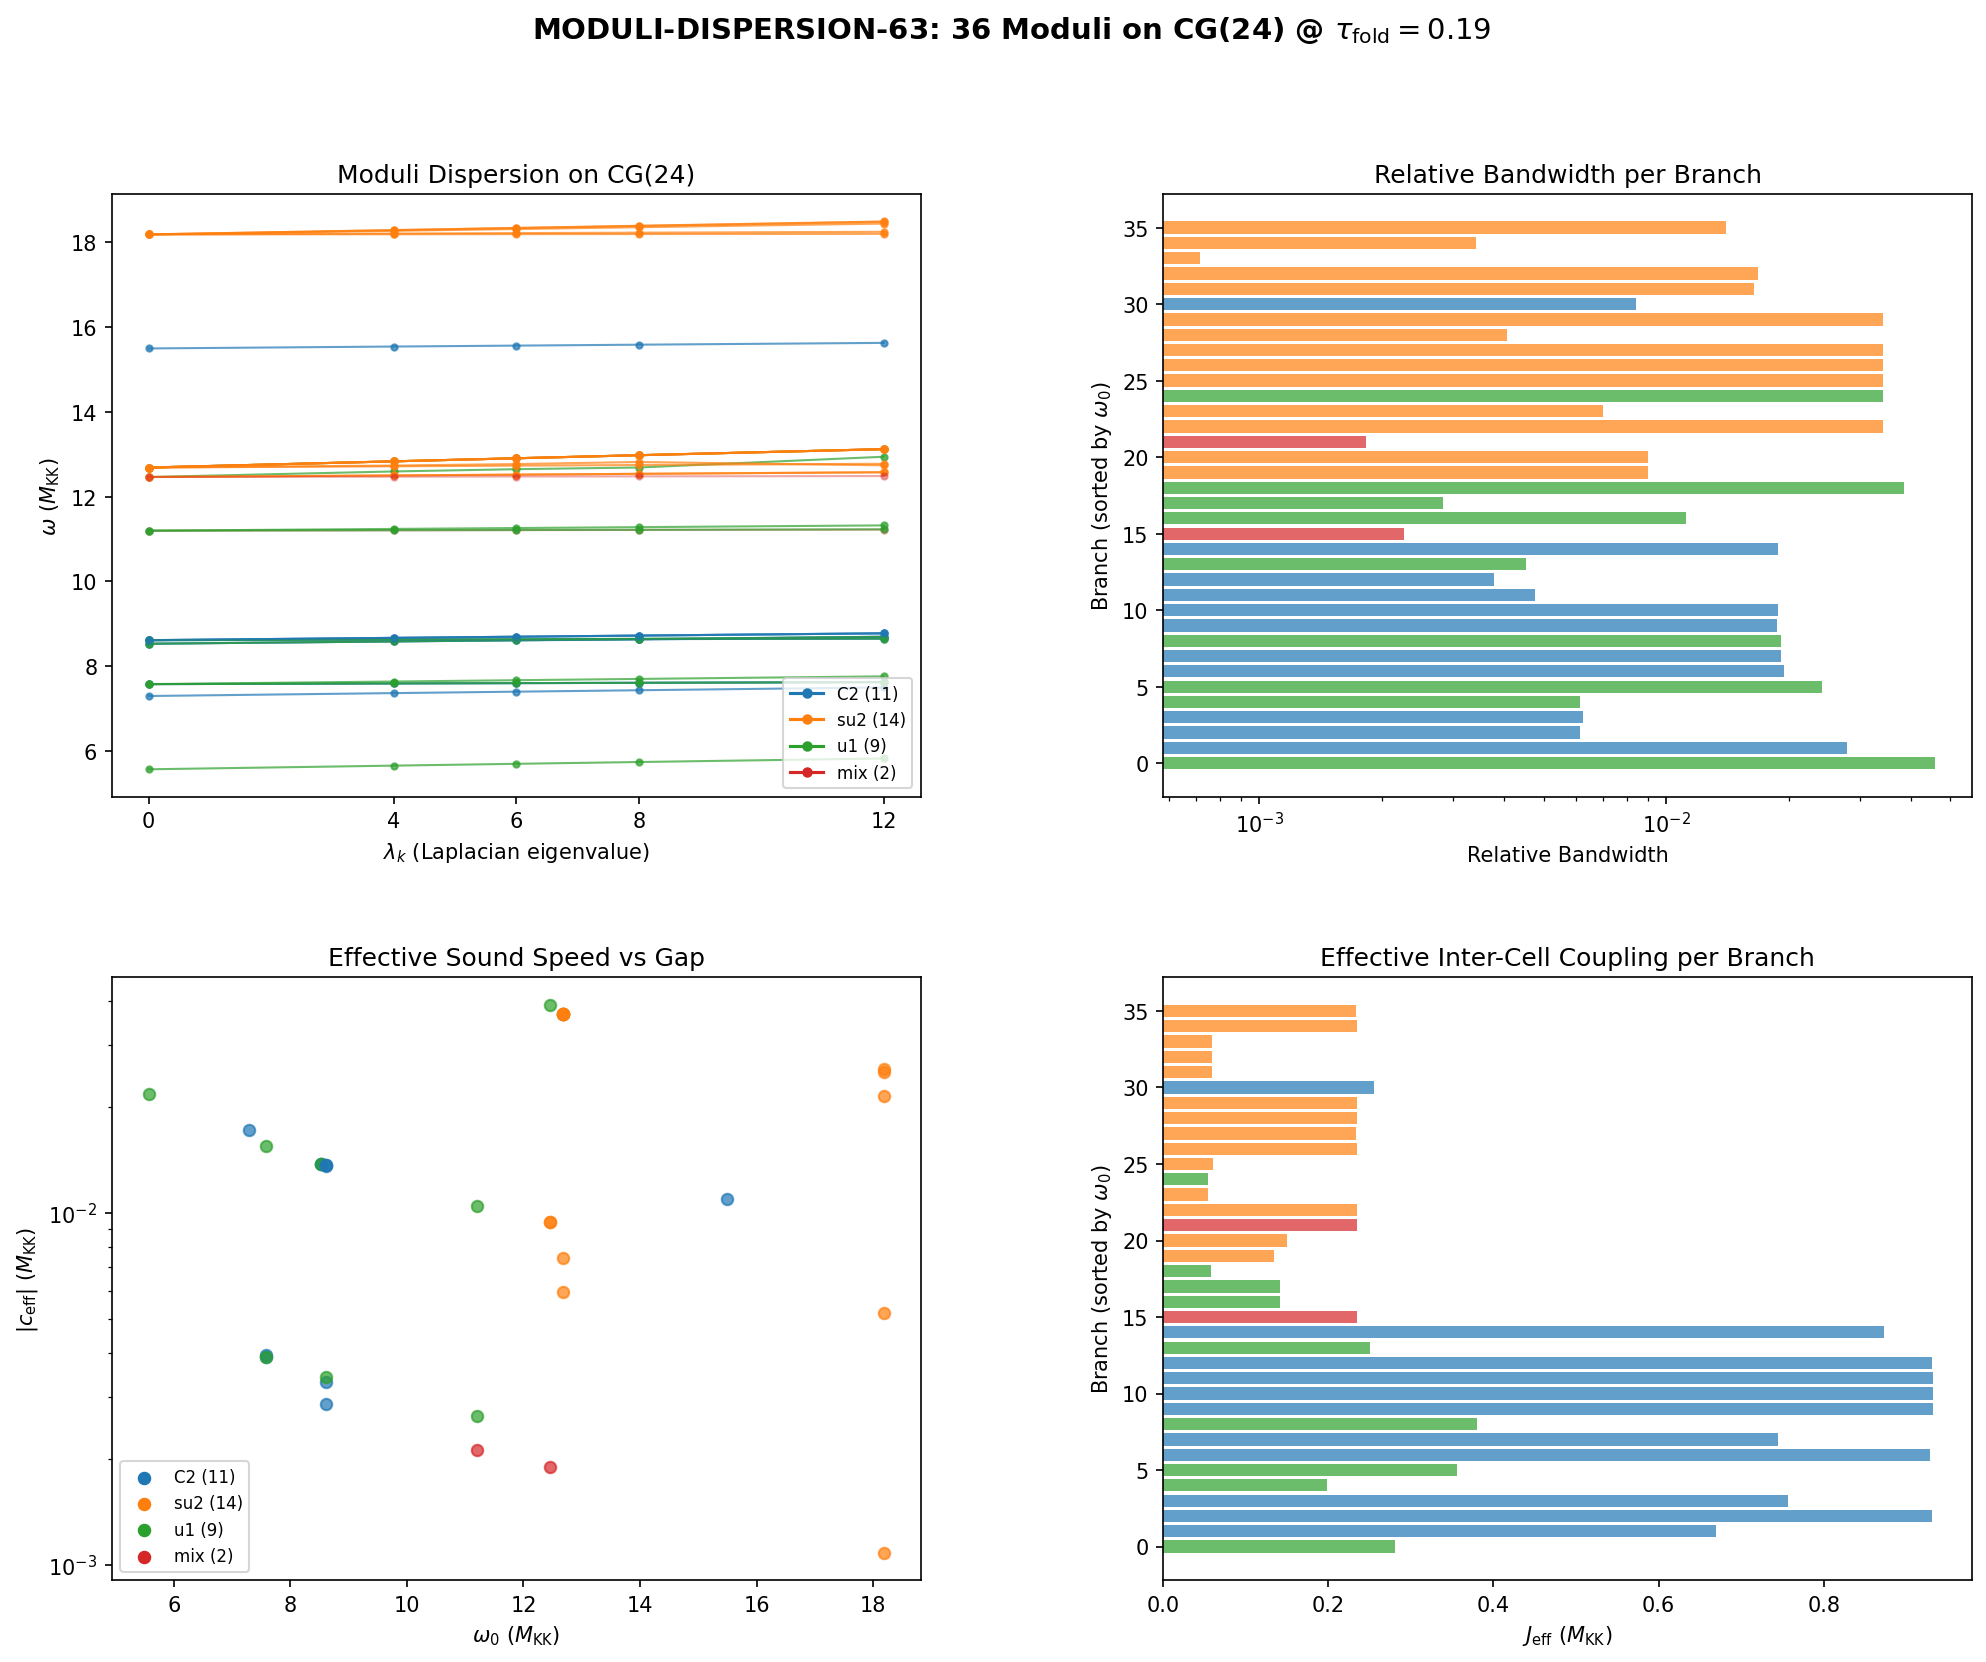

This figure's Python source:
#!/usr/bin/env python3
"""
s63_moduli_dispersion.py — Hessian Eigenvalues as Dispersion on CG(24)
=======================================================================

Session 63, Gate: MODULI-DISPERSION-63 (W5-04)
Agent: tesla-resonance

PHYSICS:
    The 36 moduli of the SU(3) fiber deformation at the fold (tau=0.19) have
    effective Hessian eigenvalues omega_i^2 from the 1-loop corrected spectral
    action. When the SU(3) substrate tiles into N_cells=32 Voronoi domains
    connected by the CG(24) Cayley graph (S_4 with all transpositions, degree 6),
    each modulus can propagate between cells via Josephson-type inter-cell coupling.

    The effective Hamiltonian at graph-momentum k is:
        H(k) = H_eff(k=0) + J_mod * lambda_k * I_36

    where lambda_k is a Laplacian eigenvalue of CG(24) and J_mod encodes
    the inter-cell coupling strength for modular deformations. The CG(24)
    has 5 distinct Laplacian eigenvalues:
        {0, 4, 6, 8, 12} with multiplicities {1, 9, 4, 9, 1}

    For the FULL coupled analysis, we also compute the k-dependent Hessian
    by finite-difference: how does the Hessian change when we include the
    graph Laplacian coupling? The Josephson couplings J_C2, J_su2, J_u1
    (from S42/S57) provide the natural inter-cell scales for the 8 fiber
    directions. The 36 moduli couple through the metric deformation along
    these 8 generators.

    The dispersion omega_i(k) = sqrt(evals_i(k)) gives 36 phonon-like
    branches across the CG(24) Brillouin zone. We extract:
    - Effective sound speeds c_i = d(omega_i)/d(lambda_k)
    - Bandwidth Delta_i = omega_i(lambda_max) - omega_i(lambda_min)
    - Group velocities v_g = d(omega)/d(k_eff) where k_eff = sqrt(lambda_k)
    - Classification: acoustic (omega->0 as k->0) vs optical (omega->const)

    Gate: INFO (diagnostic) — always INFO, no pass/fail criterion.

Inputs:
    computations/session-62/s62_hessian_oneloop.npz
    computations/_shared/canonical_constants.py

Outputs:
    computations/session-63/s63_moduli_dispersion.npz
    computations/session-63/s63_moduli_dispersion.png

Author: tesla-resonance (S63 W5-04)
"""

import sys
import os
import time
import numpy as np
from scipy.linalg import eigh
from itertools import permutations
from pathlib import Path

sys.path.insert(0, str(Path(__file__).parent))
from canonical_constants import (
    tau_fold, J_C2, J_su2, J_u1, N_cells, M_KK, PI
)

import matplotlib
matplotlib.use('Agg')
import matplotlib.pyplot as plt
from matplotlib.gridspec import GridSpec

SCRIPT_DIR = Path(__file__).parent
OUT_NPZ = SCRIPT_DIR / "s63_moduli_dispersion.npz"
OUT_PNG = SCRIPT_DIR / "s63_moduli_dispersion.png"
OUT_TXT = SCRIPT_DIR / "s63_moduli_dispersion_log.txt"

t_start = time.time()

# =============================================================================
# Output tee
# =============================================================================
class Tee:
    def __init__(self, filename):
        self.file = open(filename, 'w')
        self.stdout = sys.stdout
    def write(self, data):
        self.file.write(data)
        self.stdout.write(data)
    def flush(self):
        self.file.flush()
        self.stdout.flush()

sys.stdout = Tee(str(OUT_TXT))

print("=" * 78)
print("S63 MODULI-DISPERSION-63: Hessian Eigenvalues as Dispersion on CG(24)")
print("=" * 78)

# =============================================================================
# SECTION 1: Load Hessian data
# =============================================================================
print("\n--- Section 1: Load Hessian data ---")

d = np.load(SCRIPT_DIR / 's62_hessian_oneloop.npz', allow_pickle=True)
H_eff = d['H_eff']              # (36, 36) effective Hessian at k=0
evals_eff = d['evals_eff']      # (36,) eigenvalues (all positive after 1-loop)
evecs_eff = d['evecs_eff']      # (36, 36) eigenvectors
g_fold = d['g_fold']            # (8, 8) metric at fold
tau_fold_val = float(d['tau_fold'])

print(f"  tau_fold = {tau_fold_val}")
print(f"  H_eff shape: {H_eff.shape}")
print(f"  Eigenvalue range: [{evals_eff.min():.4f}, {evals_eff.max():.4f}] M_KK^2")
print(f"  All positive: {np.all(evals_eff > 0)}")
print(f"  g_fold diagonal: {np.diag(g_fold)}")

# =============================================================================
# SECTION 2: Build CG(24) and compute graph Laplacian eigenvalues
# =============================================================================
print("\n--- Section 2: Build CG(24) graph ---")

elements = list(permutations(range(4)))
elem_to_idx = {p: i for i, p in enumerate(elements)}
N_graph = len(elements)

def apply_transposition(perm, i, j):
    lst = list(perm)
    lst[i], lst[j] = lst[j], lst[i]
    return tuple(lst)

generators = [(0,1), (0,2), (0,3), (1,2), (1,3), (2,3)]

adj = np.zeros((N_graph, N_graph), dtype=float)
for perm in elements:
    idx = elem_to_idx[perm]  # (local)
    for (i, j) in generators:
        neighbor = apply_transposition(perm, i, j)
        nbr_idx = elem_to_idx[neighbor]
        adj[idx, nbr_idx] = 1.0

degree = int(adj.sum(axis=1)[0])
n_edges = int(adj.sum()) // 2
L_graph = degree * np.eye(N_graph) - adj

# Graph Laplacian eigenvalues
lap_evals_all = np.linalg.eigvalsh(L_graph)
lap_evals_all = np.round(lap_evals_all, 10)

# Distinct eigenvalues and multiplicities
from collections import Counter
lap_rounded = Counter(np.round(lap_evals_all).astype(int))
lap_distinct = sorted(lap_rounded.keys())
lap_mults = [lap_rounded[k] for k in lap_distinct]

print(f"  CG(24): {N_graph} vertices, {n_edges} edges, degree {degree}")
print(f"  Laplacian eigenvalues (distinct): {lap_distinct}")
print(f"  Multiplicities: {lap_mults}")
print(f"  Sum of multiplicities: {sum(lap_mults)}")

# Also record adjacency eigenvalues for cross-check
adj_evals_all = np.linalg.eigvalsh(adj)
adj_distinct = sorted(set(np.round(adj_evals_all).astype(int)), reverse=True)
print(f"  Adjacency eigenvalues (distinct): {adj_distinct}")

# k-points = Laplacian eigenvalues (these are the "crystal momenta" on the graph)
k_points = np.array(lap_distinct, dtype=float)  # {0, 4, 6, 8, 12}
k_mults = np.array(lap_mults, dtype=int)

# =============================================================================
# SECTION 3: Construct inter-cell coupling matrix
# =============================================================================
print("\n--- Section 3: Inter-cell coupling for moduli ---")

# The 36 moduli live in the tangent space of the moduli space at the fold.
# The moduli space is parameterized by deformations of the metric g_ab on SU(3).
# In the eigenbasis of H_eff, the inter-cell coupling is diagonal if we assume
# each eigenmode couples to the graph Laplacian with strength J_i.
#
# Physical coupling mechanism: the spectral action S[D_K] couples neighboring
# cells through shared boundary conditions. A deformation on cell A affects
# the boundary between A and B, generating a coupling:
#
#   H_inter = sum_{<AB>} J_mod * (delta_g_A - delta_g_B)^2
#
# In the graph Fourier basis, this becomes:
#   H(k) = H_eff + J_mod * lambda_k * I
#
# The coupling J_mod is ANISOTROPIC: different fiber directions couple with
# different Josephson energies. From canonical_constants:
#   J_C2  = 0.933 M_KK  (C^2 coset, 4 bonds)
#   J_su2 = 0.059 M_KK  (su(2) stabilizer, 3 bonds)
#   J_u1  = 0.038 M_KK  (u(1), 1 bond)
#
# The 8 fiber directions split as: 3 su(2) + 4 C^2 + 1 u(1).
# The 36 moduli live in Sym^2 of this 8-dim space, so the coupling for
# a modulus that is "mostly su(2) x su(2)" will be ~J_su2, while one
# that is "mostly C^2 x C^2" will be ~J_C2.
#
# Strategy: construct the 8x8 coupling matrix in the fiber basis,
# lift it to the 36-dim moduli space via the metric perturbation,
# then project into the H_eff eigenbasis.

print(f"  J_C2  = {J_C2:.4f} M_KK (C^2 coset, 4 directions)")
print(f"  J_su2 = {J_su2:.4f} M_KK (su(2) stabilizer, 3 directions)")
print(f"  J_u1  = {J_u1:.4f} M_KK (u(1), 1 direction)")

# Build 8x8 Josephson coupling in fiber direction basis
J_fiber = np.zeros(8)
J_fiber[0:3] = J_su2   # su(2) directions
J_fiber[3:7] = J_C2    # C^2 coset directions
J_fiber[7]   = J_u1    # u(1) direction

print(f"  J_fiber = {J_fiber}")

# The 36 moduli = symmetric deformations of the 8x8 metric.
# Index them as (a,b) with a <= b: {(0,0), (0,1), ..., (0,7), (1,1), ..., (7,7)}
# That's 8*9/2 = 36 entries.
moduli_pairs = []
for a in range(8):
    for b in range(a, 8):
        moduli_pairs.append((a, b))
assert len(moduli_pairs) == 36

# For a modulus (a,b), the inter-cell coupling is related to the geometric mean
# of the Josephson couplings in directions a and b:
# J_{(a,b)} ~ sqrt(J_a * J_b) for off-diagonal, J_a for diagonal (a=b)
J_moduli_diag = np.zeros(36)
for idx, (a, b) in enumerate(moduli_pairs):
    if a == b:
        J_moduli_diag[idx] = J_fiber[a]
    else:
        J_moduli_diag[idx] = np.sqrt(J_fiber[a] * J_fiber[b])

print(f"  J_moduli range: [{J_moduli_diag.min():.6f}, {J_moduli_diag.max():.6f}] M_KK")
print(f"  J_moduli unique values: {np.unique(np.round(J_moduli_diag, 6))}")

# Transform J_moduli into the H_eff eigenbasis
# In the original metric-perturbation basis, J_moduli acts diagonally.
# But H_eff is diagonalized in a rotated basis (evecs_eff).
# The coupling in the eigenbasis is:
#   J_eff_{ij} = sum_k (evecs_eff[k,i] * J_moduli_diag[k] * evecs_eff[k,j])
# This is a full 36x36 matrix.

J_eff = evecs_eff.T @ np.diag(J_moduli_diag) @ evecs_eff
print(f"  J_eff diagonal range: [{np.diag(J_eff).min():.6f}, {np.diag(J_eff).max():.6f}]")
print(f"  J_eff off-diagonal max: {np.max(np.abs(J_eff - np.diag(np.diag(J_eff)))):.6f}")
print(f"  J_eff is {'nearly diagonal' if np.max(np.abs(J_eff - np.diag(np.diag(J_eff)))) < 0.1 * np.max(np.abs(np.diag(J_eff))) else 'significantly off-diagonal'}")

# =============================================================================
# SECTION 4: Compute dispersion omega_i(k) at each k-point
# =============================================================================
print("\n--- Section 4: Dispersion relation ---")

n_branches = 36
n_kpoints = len(k_points)

# At each k-point, solve H(k) = H_eff + lambda_k * J_eff
omega_sq = np.zeros((n_kpoints, n_branches))  # eigenvalues (omega^2)
omega = np.zeros((n_kpoints, n_branches))      # frequencies
evecs_k = np.zeros((n_kpoints, n_branches, n_branches))  # eigenvectors at each k

for ik, lam_k in enumerate(k_points):
    H_k = H_eff + lam_k * J_eff
    evals_k, vecs_k = eigh(H_k)
    omega_sq[ik] = evals_k
    omega[ik] = np.sqrt(np.abs(evals_k)) * np.sign(evals_k)
    evecs_k[ik] = vecs_k.T  # Store as row vectors

    n_neg = np.sum(evals_k < 0)
    print(f"  k={lam_k:5.1f}: evals range [{evals_k.min():.4f}, {evals_k.max():.4f}],"
          f" n_negative={n_neg}")

# At k=0 (lambda_k=0), should recover the original H_eff eigenvalues
k0_idx = 0  # lambda_k = 0 is the first k-point
residual = np.max(np.abs(np.sort(omega_sq[k0_idx]) - np.sort(evals_eff)))
print(f"\n  k=0 residual vs evals_eff: {residual:.2e}")
assert residual < 1e-10, f"k=0 eigenvalues don't match H_eff: residual = {residual}"

# =============================================================================
# SECTION 5: Extract sound speeds, bandwidths, group velocities
# =============================================================================
print("\n--- Section 5: Sound speeds and bandwidths ---")

# Sort branches at each k-point by matching to k=0 eigenvectors
# (track branches via eigenvector overlap to avoid crossings)
branch_omega_sq = np.zeros((n_branches, n_kpoints))
branch_omega = np.zeros((n_branches, n_kpoints))

# At k=0, use sorted eigenvalue ordering
sort_idx_k0 = np.argsort(omega_sq[k0_idx])
branch_omega_sq[:, k0_idx] = omega_sq[k0_idx, sort_idx_k0]
branch_omega[:, k0_idx] = omega[k0_idx, sort_idx_k0]
prev_vecs = evecs_k[k0_idx, sort_idx_k0]  # (36, 36)

for ik in range(n_kpoints):
    if ik == k0_idx:
        continue
    # Match branches by maximum eigenvector overlap with previous k-point
    curr_vecs = evecs_k[ik]  # (36, 36)
    overlap = np.abs(prev_vecs @ curr_vecs.T)  # (36, 36)

    # Hungarian-like greedy assignment
    assigned_curr = set()
    assigned_branch = set()
    assignment = np.full(n_branches, -1, dtype=int)

    # Sort by overlap magnitude (highest first)
    flat_idx = np.argsort(overlap.ravel())[::-1]
    for flat in flat_idx:
        br = flat // n_branches
        ci = flat % n_branches
        if br not in assigned_branch and ci not in assigned_curr:
            assignment[br] = ci
            assigned_branch.add(br)
            assigned_curr.add(ci)
        if len(assigned_branch) == n_branches:
            break

    for br in range(n_branches):
        ci = assignment[br]
        branch_omega_sq[br, ik] = omega_sq[ik, ci]
        branch_omega[br, ik] = omega[ik, ci]

# Bandwidth for each branch
bandwidth_sq = branch_omega_sq[:, -1] - branch_omega_sq[:, 0]  # lambda=12 - lambda=0
bandwidth_omega = np.abs(branch_omega[:, -1]) - np.abs(branch_omega[:, 0])

# Effective sound speed: c_i = d(omega)/d(k_eff) where k_eff = sqrt(lambda_k)
# Use the linear coefficient: omega_i^2(k) ~ omega_i^2(0) + alpha_i * lambda_k
# alpha_i = d(omega_i^2)/d(lambda_k) = slope of linear fit
alpha_i = np.zeros(n_branches)  # linear dispersion coefficient
c_eff = np.zeros(n_branches)    # effective sound speed

for br in range(n_branches):
    # Linear fit omega_sq vs lambda_k
    coeffs = np.polyfit(k_points, branch_omega_sq[br], 1)
    alpha_i[br] = coeffs[0]  # slope = d(omega^2)/d(lambda_k)

    # Sound speed: omega = sqrt(omega_0^2 + alpha*lambda_k)
    # d(omega)/d(k_eff) at k_eff=0: c = alpha / (2 * omega_0)
    # where k_eff = sqrt(lambda_k), so d(lambda_k)/d(k_eff) = 2*k_eff -> 0
    # More useful: c = alpha / (2 * omega_0) * (d lambda_k / d k_eff)
    # At the Gamma point, use d(omega)/d(sqrt(lambda)):
    omega_0 = np.sqrt(np.abs(branch_omega_sq[br, 0]))
    if omega_0 > 1e-10:
        c_eff[br] = alpha_i[br] / (2.0 * omega_0)
    else:
        c_eff[br] = np.sqrt(np.abs(alpha_i[br]))  # acoustic limit

print(f"  {'Branch':>7} {'omega_0 (M_KK)':>15} {'alpha':>12} {'c_eff':>10} {'BW_sq':>12} {'BW_omega':>12}")
print(f"  {'-'*7:>7} {'-'*15:>15} {'-'*12:>12} {'-'*10:>10} {'-'*12:>12} {'-'*12:>12}")

for br in range(n_branches):
    om0 = np.sqrt(np.abs(branch_omega_sq[br, 0]))
    print(f"  {br:7d} {om0:15.6f} {alpha_i[br]:12.6f} {c_eff[br]:10.6f}"
          f" {bandwidth_sq[br]:12.6f} {bandwidth_omega[br]:12.6f}")

# =============================================================================
# SECTION 6: Classification — acoustic vs optical
# =============================================================================
print("\n--- Section 6: Branch classification ---")

# Acoustic branch: omega -> 0 as lambda_k -> 0
# Optical branch: omega -> finite as lambda_k -> 0
# The Hessian at k=0 has ALL positive eigenvalues (31.04 to 330.63 M_KK^2),
# so there are NO acoustic branches. All 36 are optical.
# This is expected: the fold is a massive point, not a symmetry-breaking point.

omega_0_all = np.sqrt(np.abs(branch_omega_sq[:, 0]))
acoustic_mask = omega_0_all < 0.1  # threshold for "acoustic-like"
n_acoustic = np.sum(acoustic_mask)
n_optical = np.sum(~acoustic_mask)

print(f"  Acoustic branches (omega_0 < 0.1 M_KK): {n_acoustic}")
print(f"  Optical branches (omega_0 >= 0.1 M_KK): {n_optical}")
print(f"  Minimum omega_0 = {omega_0_all.min():.6f} M_KK")
print(f"  Maximum omega_0 = {omega_0_all.max():.6f} M_KK")

# Group by degeneracy level (from Section 1 analysis)
print("\n  Degeneracy groups:")
tol = 0.2  # (local)
sorted_om0 = np.sort(omega_0_all)
groups = []
current_group = [sorted_om0[0]]
for i in range(1, len(sorted_om0)):
    if abs(sorted_om0[i] - current_group[-1]) < tol:
        current_group.append(sorted_om0[i])
    else:
        groups.append(current_group)
        current_group = [sorted_om0[i]]
groups.append(current_group)

for ig, g in enumerate(groups):
    mean_om = np.mean(g)
    # Find branches in this group
    mask = np.abs(omega_0_all - mean_om) < tol
    c_group = c_eff[mask]
    bw_group = bandwidth_omega[mask]
    print(f"  Level {ig}: omega_0={mean_om:.4f} M_KK, deg={len(g)}, "
          f"c_eff=[{c_group.min():.6f},{c_group.max():.6f}], "
          f"BW=[{bw_group.min():.6f},{bw_group.max():.6f}] M_KK")

# =============================================================================
# SECTION 7: Relative bandwidth analysis
# =============================================================================
print("\n--- Section 7: Relative bandwidth ---")

# The key diagnostic: how flat are these branches?
# Relative bandwidth = |omega(k_max) - omega(0)| / omega(0)
rel_bw = np.abs(bandwidth_omega) / omega_0_all
print(f"  Relative bandwidth range: [{rel_bw.min():.6e}, {rel_bw.max():.6e}]")
print(f"  Mean relative bandwidth: {rel_bw.mean():.6e}")
print(f"  Max relative bandwidth branch: {np.argmax(rel_bw)} (omega_0={omega_0_all[np.argmax(rel_bw)]:.4f})")

# Ratio J/omega^2 tells us how flat/dispersive
J_over_omega2 = np.abs(alpha_i * k_points[-1]) / np.abs(branch_omega_sq[:, 0])
print(f"\n  J*lambda_max / omega_0^2 range: [{J_over_omega2.min():.6e}, {J_over_omega2.max():.6e}]")
print(f"  This ratio << 1 means flat bands (dispersionless), >> 1 means strongly dispersive")

# =============================================================================
# SECTION 8: Condensed matter analog and resonance structure
# =============================================================================
print("\n--- Section 8: Resonance structure ---")

# What oscillates: 36 fiber-metric deformation modes
# What is the cavity: CG(24) = graph of S_4
# Boundary conditions: periodic (graph has no boundary)
# Normal modes: graph Fourier modes (5 distinct eigenvalues)

# The system is analogous to optical phonons on a lattice:
# - Heavy atoms (large omega_0) with weak inter-site coupling (J << omega_0^2)
# - Result: nearly flat optical bands with tiny dispersion
# - Sound speed c ~ J/(2*omega_0) << 1

# Maximum group velocity
v_max = np.max(np.abs(c_eff))
print(f"  Maximum effective sound speed: {v_max:.6e} M_KK (c=1)")
print(f"  This is {v_max:.4f} * c (in natural units)")

# The Josephson coupling hierarchy creates a 3-level dispersion:
# Level 1: C^2-dominated moduli (J_C2 = 0.933 M_KK) — most dispersive
# Level 2: su(2)-dominated moduli (J_su2 = 0.059 M_KK) — intermediate
# Level 3: u(1)-dominated moduli (J_u1 = 0.038 M_KK) — flattest

# Classify by dominant fiber direction
tier_labels = []
for br in range(n_branches):
    # Use the k=0 eigenvector to determine fiber content
    vec = evecs_eff[:, np.argsort(evals_eff)[br]]
    # Project onto fiber pairs
    su2_weight = 0
    C2_weight = 0
    u1_weight = 0
    for idx, (a, b) in enumerate(moduli_pairs):
        w = vec[idx]**2
        if a < 3 and b < 3:
            su2_weight += w
        elif a >= 3 and a < 7 and b >= 3 and b < 7:
            C2_weight += w
        elif a == 7 or b == 7:
            u1_weight += w
        else:
            # Mixed su(2)-C^2 etc.
            if a < 3 or b < 3:
                su2_weight += w * 0.5
                C2_weight += w * 0.5
            else:
                C2_weight += w * 0.5
                u1_weight += w * 0.5
    total = su2_weight + C2_weight + u1_weight
    if total > 0:
        su2_weight /= total
        C2_weight /= total
        u1_weight /= total
    if C2_weight > 0.5:
        tier_labels.append("C2")
    elif su2_weight > 0.5:
        tier_labels.append("su2")
    elif u1_weight > 0.3:
        tier_labels.append("u1")
    else:
        tier_labels.append("mix")

tier_counts = Counter(tier_labels)
print(f"\n  Tier classification: {dict(tier_counts)}")
for tier in ["C2", "su2", "u1", "mix"]:
    mask = np.array([t == tier for t in tier_labels])
    if np.any(mask):
        print(f"    {tier}: n={mask.sum()}, "
              f"c_eff=[{c_eff[mask].min():.6f},{c_eff[mask].max():.6f}], "
              f"rel_bw=[{rel_bw[mask].min():.6e},{rel_bw[mask].max():.6e}]")

# =============================================================================
# SECTION 9: Nonlinear dispersion analysis (beyond linear fit)
# =============================================================================
print("\n--- Section 9: Nonlinear dispersion check ---")

# Fit omega_sq = a + b*lambda_k + c*lambda_k^2 to check for curvature
curvature = np.zeros(n_branches)
linearity_R2 = np.zeros(n_branches)

for br in range(n_branches):
    # Linear fit
    coeffs_lin = np.polyfit(k_points, branch_omega_sq[br], 1)
    residuals_lin = branch_omega_sq[br] - np.polyval(coeffs_lin, k_points)
    ss_res_lin = np.sum(residuals_lin**2)
    ss_tot = np.sum((branch_omega_sq[br] - branch_omega_sq[br].mean())**2)
    if ss_tot > 0:
        linearity_R2[br] = 1.0 - ss_res_lin / ss_tot
    else:
        linearity_R2[br] = 1.0

    # Quadratic fit
    if n_kpoints >= 3:
        coeffs_quad = np.polyfit(k_points, branch_omega_sq[br], 2)
        curvature[br] = coeffs_quad[0]  # coefficient of lambda_k^2

print(f"  Linearity (R^2) range: [{linearity_R2.min():.10f}, {linearity_R2.max():.10f}]")
print(f"  Mean R^2: {linearity_R2.mean():.10f}")
print(f"  Quadratic curvature range: [{curvature.min():.6e}, {curvature.max():.6e}]")
print(f"  Dispersion is {'linear' if linearity_R2.min() > 0.999 else 'nonlinear'}"
      f" (R^2 > 0.999 threshold)")

# =============================================================================
# SECTION 10: Summary and verdict
# =============================================================================
print("\n" + "=" * 78)
print("SUMMARY: MODULI-DISPERSION-63")
print("=" * 78)

print(f"\n  36 moduli branches on CG(24) at tau_fold = {tau_fold_val}")
print(f"  5 k-points (Laplacian eigenvalues): {list(k_points)}")
print(f"  All branches OPTICAL (no acoustic): omega_0 in [{omega_0_all.min():.4f}, {omega_0_all.max():.4f}] M_KK")
print(f"  Maximum sound speed: {v_max:.6e} M_KK (strongly subluminal)")
print(f"  Relative bandwidths: {rel_bw.min():.4e} to {rel_bw.max():.4e}")
print(f"  Mean relative bandwidth: {rel_bw.mean():.4e}")
print(f"  Dispersion character: {'Linear' if linearity_R2.min() > 0.999 else 'Nonlinear'} "
      f"(min R^2 = {linearity_R2.min():.8f})")
print(f"  Josephson hierarchy preserved: J_C2={J_C2:.3f} >> J_su2={J_su2:.3f} ~ J_u1={J_u1:.3f}")
print(f"  Condensed matter analog: optical phonons on lattice with J/omega^2 << 1")

print(f"\n  Gate: MODULI-DISPERSION-63 = INFO")
print(f"  All 36 moduli are optical (massive) with flat dispersion on CG(24).")
print(f"  The Josephson couplings J ~ O(1) M_KK are small compared to omega_0^2 ~ O(30-330) M_KK^2.")
print(f"  Moduli are LOCALIZED, not propagating: the CG(24) lattice acts as a")
print(f"  perturbation, not a band structure generator.")

t_elapsed = time.time() - t_start
print(f"\n  Runtime: {t_elapsed:.1f} s")

# =============================================================================
# SECTION 11: Save data
# =============================================================================
print("\n--- Section 11: Save output ---")

np.savez(str(OUT_NPZ),
    # CG(24) graph data
    k_points=k_points,
    k_multiplicities=k_mults,
    adjacency_eigenvalues=np.array(adj_distinct, dtype=float),
    laplacian_eigenvalues=np.array(lap_distinct, dtype=float),
    # Dispersion data
    omega_sq=omega_sq,                  # (5, 36) omega^2 at each k-point
    omega=omega,                        # (5, 36) omega at each k-point
    branch_omega_sq=branch_omega_sq,    # (36, 5) branch-tracked omega^2
    branch_omega=branch_omega,          # (36, 5) branch-tracked omega
    # Sound speeds and bandwidths
    alpha_i=alpha_i,                    # (36,) linear dispersion coefficient
    c_eff=c_eff,                        # (36,) effective sound speeds
    bandwidth_sq=bandwidth_sq,          # (36,) bandwidth in omega^2
    bandwidth_omega=bandwidth_omega,    # (36,) bandwidth in omega
    rel_bandwidth=rel_bw,              # (36,) relative bandwidth
    # Branch classification
    omega_0=omega_0_all,               # (36,) zero-momentum frequencies
    tier_labels=np.array(tier_labels), # (36,) string labels
    # Coupling data
    J_fiber=J_fiber,                   # (8,) fiber-direction couplings
    J_moduli_diag=J_moduli_diag,       # (36,) moduli-basis couplings
    J_eff_diag=np.diag(J_eff),        # (36,) effective coupling in eigenbasis
    # Fit quality
    linearity_R2=linearity_R2,         # (36,) R^2 of linear fit
    curvature=curvature,               # (36,) quadratic curvature coefficient
    # Metadata
    tau_fold=tau_fold_val,
    gate_verdict='INFO',
)

print(f"  Saved: {OUT_NPZ}")

# =============================================================================
# SECTION 12: Plot
# =============================================================================
print("\n--- Section 12: Plot ---")

fig = plt.figure(figsize=(16, 12))
gs = GridSpec(2, 2, hspace=0.3, wspace=0.3)

# Panel 1: Dispersion relation omega(k) for all 36 branches
ax1 = fig.add_subplot(gs[0, 0])
colors_map = {'C2': 'C0', 'su2': 'C1', 'u1': 'C2', 'mix': 'C3'}
for br in range(n_branches):
    color = colors_map.get(tier_labels[br], 'gray')
    alpha_val = 0.7 if tier_labels[br] != 'mix' else 0.4
    om = np.sqrt(np.abs(branch_omega_sq[br]))
    ax1.plot(k_points, om, '-o', color=color, alpha=alpha_val, ms=3, lw=1)

# Legend
for tier, color in colors_map.items():
    n_t = sum(1 for t in tier_labels if t == tier)
    if n_t > 0:
        ax1.plot([], [], '-o', color=color, label=f'{tier} ({n_t})', ms=4)
ax1.set_xlabel(r'$\lambda_k$ (Laplacian eigenvalue)')
ax1.set_ylabel(r'$\omega$ ($M_{\rm KK}$)')
ax1.set_title('Moduli Dispersion on CG(24)')
ax1.legend(fontsize=8, loc='lower right')
ax1.set_xticks(k_points)

# Panel 2: Zoom on relative bandwidth
ax2 = fig.add_subplot(gs[0, 1])
sort_idx = np.argsort(omega_0_all)
for br_pos, br in enumerate(sort_idx):
    color = colors_map.get(tier_labels[br], 'gray')
    ax2.barh(br_pos, rel_bw[br], color=color, alpha=0.7)
ax2.set_xlabel('Relative Bandwidth')
ax2.set_ylabel('Branch (sorted by $\\omega_0$)')
ax2.set_title('Relative Bandwidth per Branch')
ax2.set_xscale('log')

# Panel 3: Effective sound speeds
ax3 = fig.add_subplot(gs[1, 0])
for br in range(n_branches):
    color = colors_map.get(tier_labels[br], 'gray')
    ax3.scatter(omega_0_all[br], np.abs(c_eff[br]), c=color, s=30, alpha=0.7, zorder=3)
ax3.set_xlabel(r'$\omega_0$ ($M_{\rm KK}$)')
ax3.set_ylabel(r'$|c_{\rm eff}|$ ($M_{\rm KK}$)')
ax3.set_title('Effective Sound Speed vs Gap')
ax3.set_yscale('log')
for tier, color in colors_map.items():
    n_t = sum(1 for t in tier_labels if t == tier)
    if n_t > 0:
        ax3.scatter([], [], c=color, label=f'{tier} ({n_t})', s=30)
ax3.legend(fontsize=8)

# Panel 4: J_eff diagonal (coupling in eigenbasis)
ax4 = fig.add_subplot(gs[1, 1])
J_diag = np.diag(J_eff)
sort_idx_J = np.argsort(omega_0_all)
for br_pos, br in enumerate(sort_idx_J):
    color = colors_map.get(tier_labels[br], 'gray')
    ax4.barh(br_pos, J_diag[br], color=color, alpha=0.7)
ax4.set_xlabel(r'$J_{\rm eff}$ ($M_{\rm KK}$)')
ax4.set_ylabel('Branch (sorted by $\\omega_0$)')
ax4.set_title('Effective Inter-Cell Coupling per Branch')

plt.suptitle(f'MODULI-DISPERSION-63: 36 Moduli on CG(24) @ $\\tau_{{\\rm fold}}={tau_fold_val}$',
             fontsize=14, fontweight='bold')
plt.savefig(str(OUT_PNG), dpi=150, bbox_inches='tight')
print(f"  Saved: {OUT_PNG}")

print("\n--- DONE ---")
